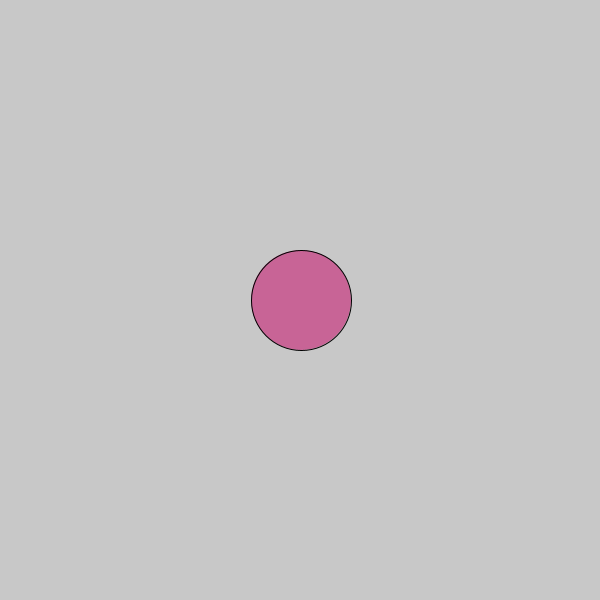
Frame 1 (no input)
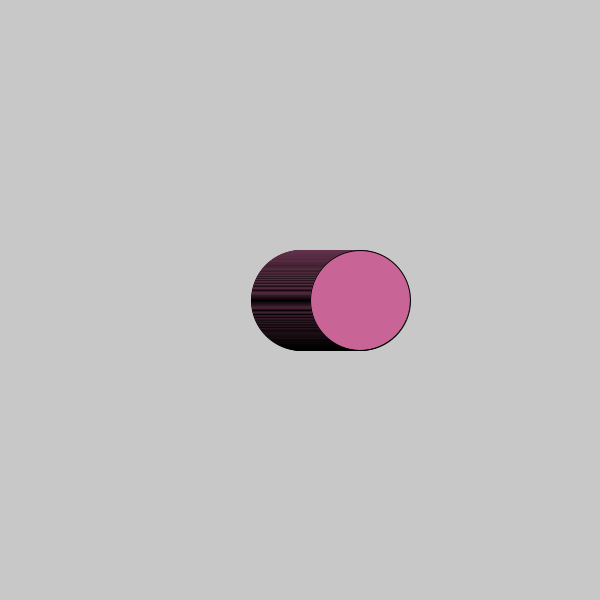
Frame 60 (the mouse pressed at the canvas centre just before this capture)
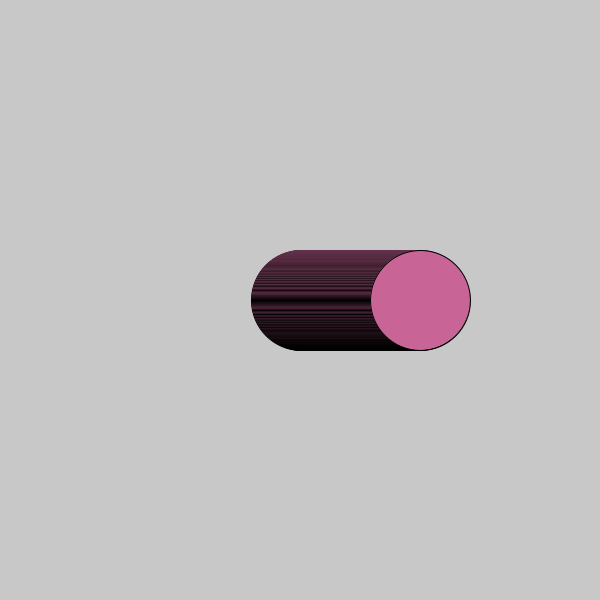
Frame 120 (the mouse held since frame 60 and released just before this capture)

The Processing sketch that drew these frames (run headless with seeded random() and noise(); from frame 60 on, the mouse is pressed at the canvas centre):

// Processing sketch: Week02Exercise3
// ── Week02Exercise3.pde
float xPos;
float yPos;
color bodyColor = color(200, 100, 150);
int diameter = 100;
void setup(){
  size(600,600);  
  xPos = width/2;
  yPos = height/2;
  background(200);
  
}
void draw(){
  xPos++;
  fill(bodyColor);
  ellipse(xPos,yPos,diameter,diameter);
}
